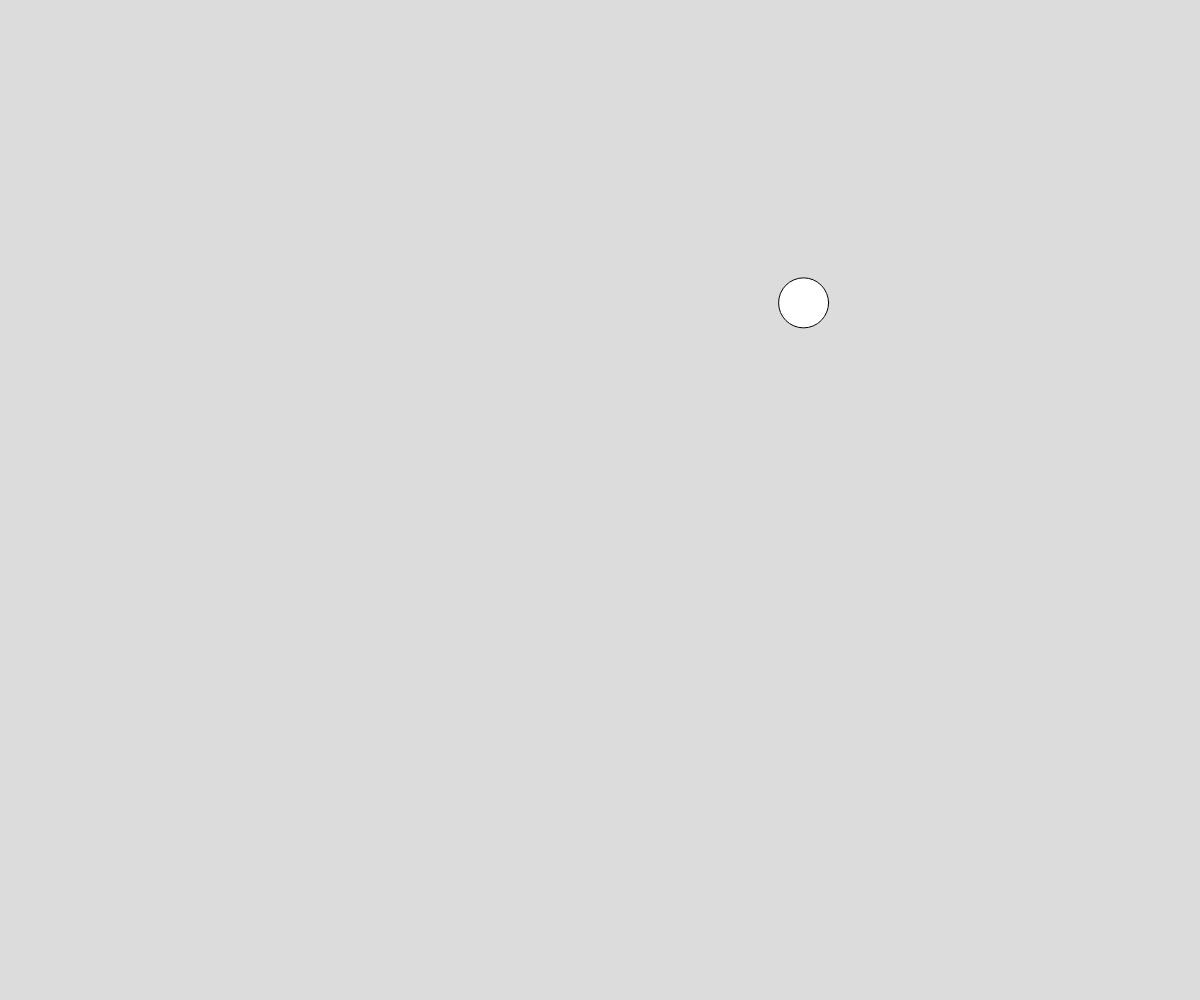
Frame 1 (no input)
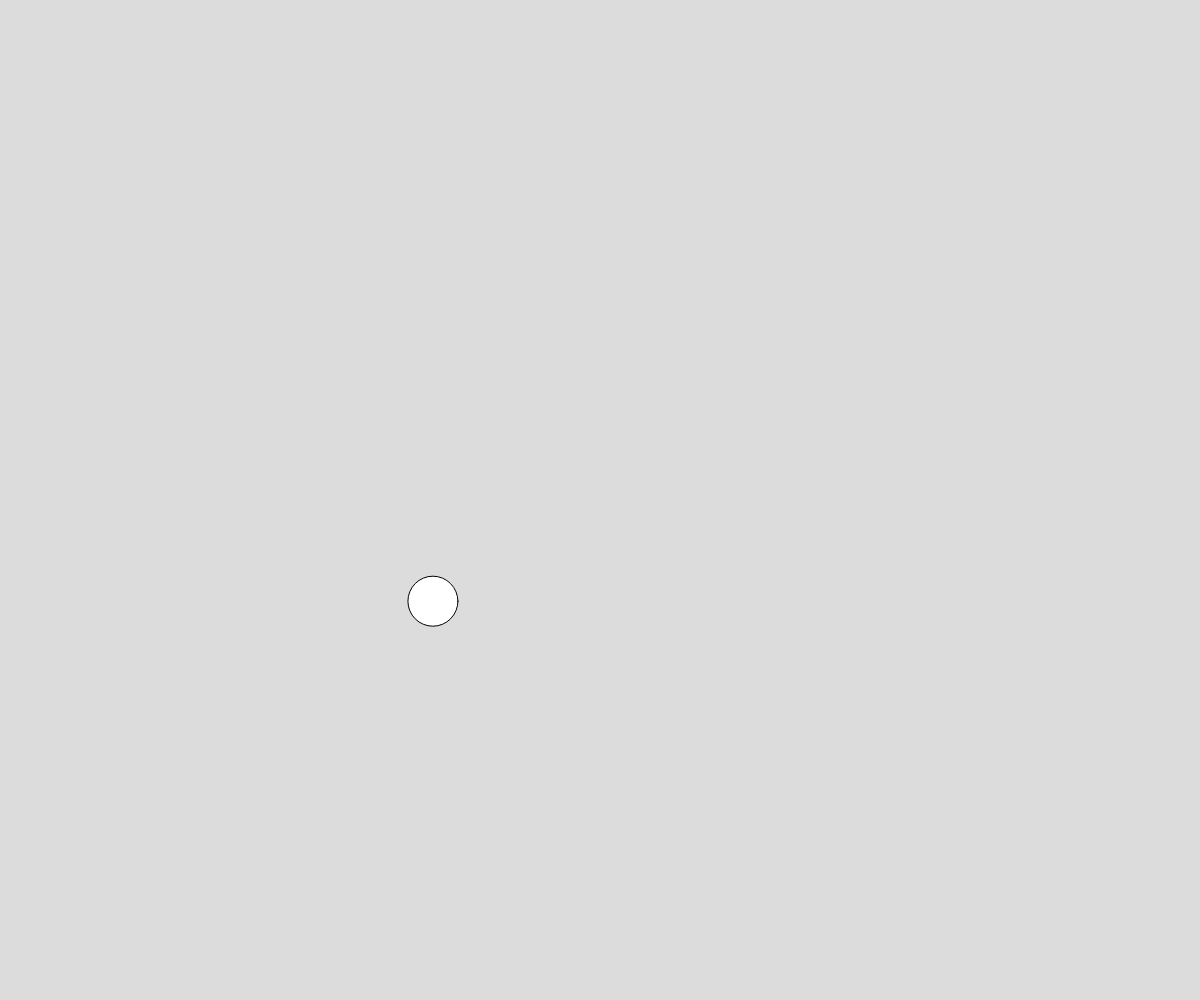
Frame 60 (no input)
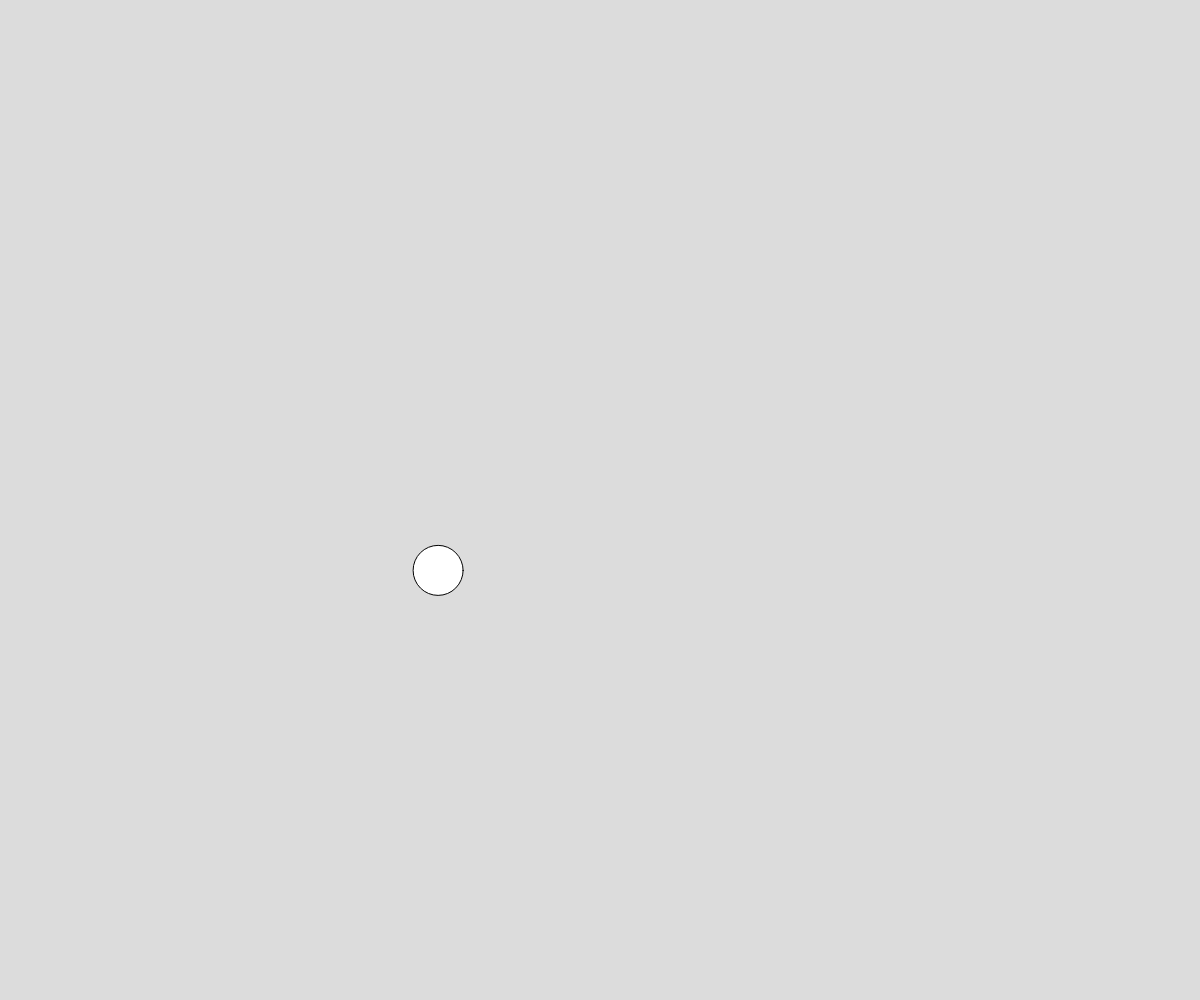
Frame 120 (the mouse pressed at the canvas centre since frame 60)

The p5.js sketch that drew these frames (run headless with seeded random() and noise() and a simulated clock; from frame 60 on, the mouse is pressed at the canvas centre):

// p5.js sketch
// ── sketch.js
// Project Title
// Your Name
// Date
//
// Extra for Experts:
// - describe what you did to take this project "above and beyond"

let x;
let y;
let time = 0;

function setup() {
  createCanvas(windowWidth, windowHeight);
  x = width/2;
  y = height/2;
}

function draw() {
  background(220);

  x = noise(time) * width;
  y = noise(time + 300) * height;
  circle(x, y, 50);

  time += 0.01;
}
